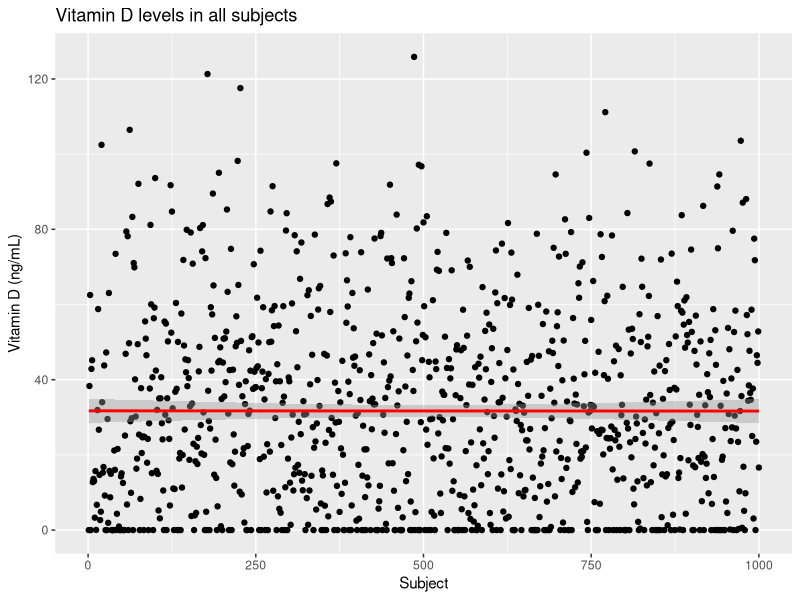
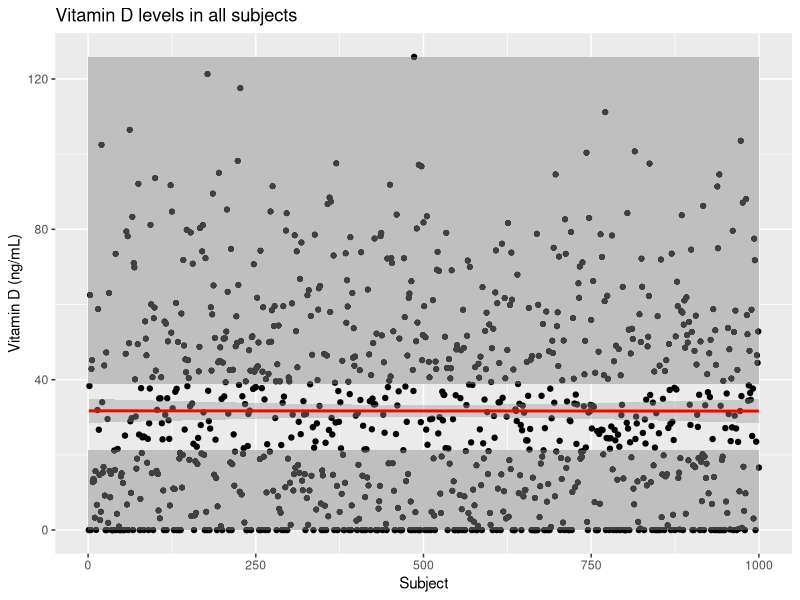
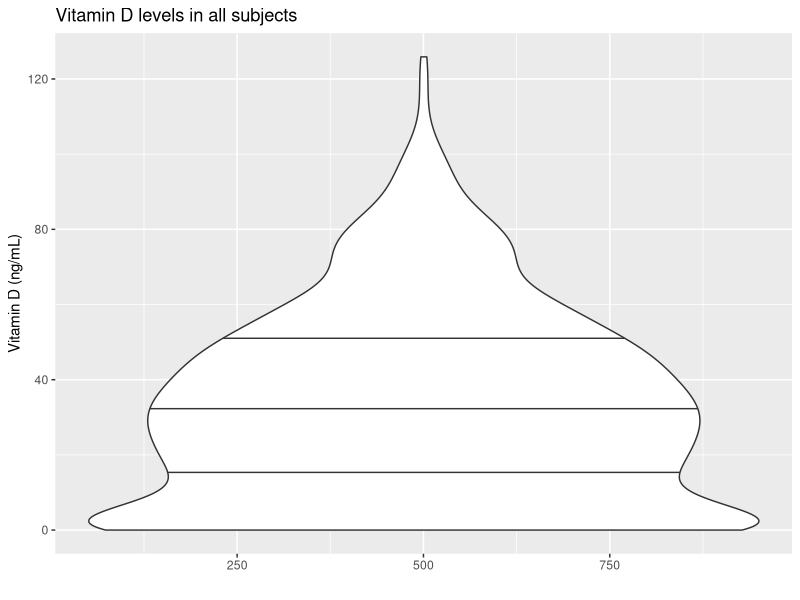

Write R code to recreate these figures, in order.
## ---- chunk 1
#| echo: false
#| warning: false
library(tidyverse)
set.seed(1234)
N <- 1000
MEAN_VITAMIN_D <- 30


## ---- chunk 2
#| fig-cap: "Red line indicates the average slope of the points"
study <- tibble(subject=1:N,
                vitamind=rnorm(n=N,
                               mean=MEAN_VITAMIN_D,
                               sd=MEAN_VITAMIN_D
                )
                ) %>% 
  transmute(subject, vitamind=if_else(vitamind<0, 0,vitamind))

study_plot <- study %>% ggplot(aes(x=subject,y=vitamind)) + 
  geom_point() +
  geom_smooth(method= lm, formula= y ~ x, color="red") + 
  labs(x="Subject", y = "Vitamin D (ng/mL)", title = "Vitamin D levels in all subjects")

study_plot
## ---- chunk 3
#| fig-cap: Shaded area represents points more than a standard deviation outlier.

maxd <- max(study$vitamind)
study_plot + 
  geom_rect(xmin=0,ymin=0,xmax=N, ymax=MEAN_VITAMIN_D - sd(1:MEAN_VITAMIN_D),
            fill = "lightblue",
            alpha = 0.007) +
    geom_rect(xmin=0,ymin=MEAN_VITAMIN_D + sd(1:MEAN_VITAMIN_D),xmax=N, ymax=maxd,
            fill = "lightblue",
            alpha = 0.007) 
  


## ---- chunk 4
#| fig-cap: "The width of this plot shows the proportion of subjects at particular Vitamin D levels. (The horizontal lines indicate the different quartiles of the data)"

study %>% ggplot() + 
  geom_violin(aes(x=subject,y=vitamind),
              draw_quantiles = c(0.25, 0.5, 0.75)) + 
  labs(x="", y = "Vitamin D (ng/mL)", title = "Vitamin D levels in all subjects")
